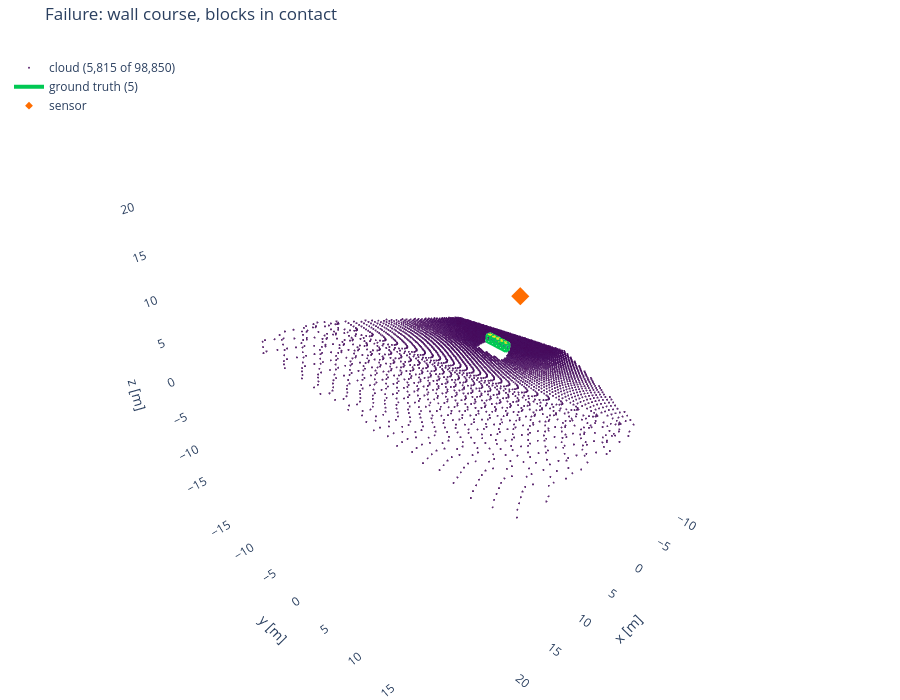

Source (notebook cell):
### Code cell
show("wall_course_single", "Failure: wall course, blocks in contact")

### Figure 1 — Plotly figure (JSON) as saved in the notebook; plotly's stock layout.template omitted (floating-point values rounded to 4 significant figures; data arrays with more than 128 entries replaced by an {"elided": "..."} marker saying what was removed)
{"data": [{"hoverinfo": "skip", "marker": {"color": {"elided": "5815 float values"}, "colorscale": [[0.0, "#440154"], [0.1111, "#482878"], [0.2222, "#3e4989"], [0.3333, "#31688e"], [0.4444, "#26828e"], [0.5556, "#1f9e89"], [0.6667, "#35b779"], [0.7778, "#6ece58"], [0.8889, "#b5de2b"], [1.0, "#fde725"]], "opacity": 0.85, "showscale": false, "size": 1.2}, "mode": "markers", "name": "cloud (5,815 of 98,850)", "type": "scatter3d", "x": {"elided": "5815 float values"}, "y": {"elided": "5815 float values"}, "z": {"elided": "5815 float values"}}, {"hoverinfo": "name", "line": {"color": "#00c853", "width": 4}, "mode": "lines", "name": "ground truth (5)", "type": "scatter3d", "x": {"elided": "180 float values"}, "y": {"elided": "180 float values"}, "z": {"elided": "180 float values"}}, {"marker": {"color": "#ff6d00", "size": 6, "symbol": "diamond"}, "mode": "markers", "name": "sensor", "type": "scatter3d", "x": [-5.0], "y": [0.0], "z": [4.0]}], "layout": {"height": 700, "legend": {"x": 0.01, "xanchor": "left", "y": 0.98, "yanchor": "top"}, "margin": {"b": 0, "l": 0, "r": 0, "t": 40}, "scene": {"aspectmode": "cube", "xaxis": {"range": [-12.28, 27.71], "showbackground": false, "title": {"text": "x [m]"}}, "yaxis": {"range": [-18.79, 21.2], "showbackground": false, "title": {"text": "y [m]"}}, "zaxis": {"range": [-19.55, 20.44], "showbackground": false, "title": {"text": "z [m]"}}}, "showlegend": true, "title": {"text": "Failure: wall course, blocks in contact"}}}
